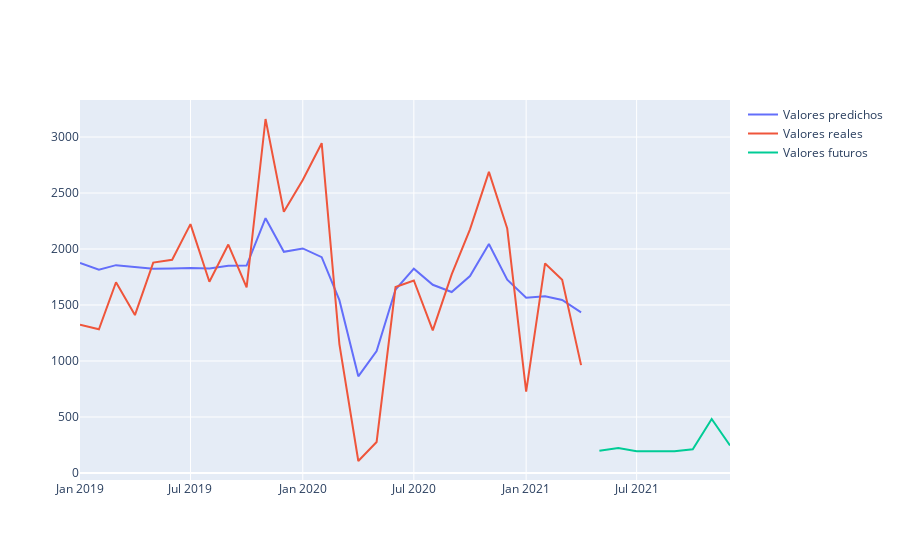

Notebook code for this chart:
### Code cell
defi = pred_past_test.groupby(['DATE']).sum().reset_index()

fig = go.Figure()
fig.add_scatter(x=defi['DATE'], y=defi['PREDICTED'], mode='lines', name='Valores predichos')
fig.add_scatter(x=defi['DATE'], y=defi['CANTIDAD'], mode='lines', name='Valores reales')
fig.add_scatter(x=d_futuro['DATE'], y=d_futuro['PREDICTED'], mode='lines', name='Valores futuros')

### Figure 1 — Plotly figure (JSON) as saved in the notebook; plotly's stock layout.template omitted (floating-point values rounded to 4 significant figures)
{"data": [{"mode": "lines", "name": "Valores predichos", "type": "scatter", "x": ["2019-01", "2019-02", "2019-03", "2019-04", "2019-05", "2019-06", "2019-07", "2019-08", "2019-09", "2019-10", "2019-11", "2019-12", "2020-01", "2020-02", "2020-03", "2020-04", "2020-05", "2020-06", "2020-07", "2020-08", "2020-09", "2020-10", "2020-11", "2020-12", "2021-01", "2021-02", "2021-03", "2021-04"], "y": [1876.0, 1814.0, 1856.0, 1837.0, 1823.0, 1826.0, 1831.0, 1826.0, 1851.0, 1853.0, 2275.0, 1975.0, 2005.0, 1927.0, 1543.0, 863.2, 1088.0, 1638.0, 1825.0, 1681.0, 1616.0, 1758.0, 2045.0, 1726.0, 1565.0, 1578.0, 1545.0, 1435.0]}, {"mode": "lines", "name": "Valores reales", "type": "scatter", "x": ["2019-01", "2019-02", "2019-03", "2019-04", "2019-05", "2019-06", "2019-07", "2019-08", "2019-09", "2019-10", "2019-11", "2019-12", "2020-01", "2020-02", "2020-03", "2020-04", "2020-05", "2020-06", "2020-07", "2020-08", "2020-09", "2020-10", "2020-11", "2020-12", "2021-01", "2021-02", "2021-03", "2021-04"], "y": [1323, 1283, 1703, 1410, 1879, 1904, 2222, 1708, 2040, 1658, 3161, 2332, 2617, 2945, 1151, 107, 277, 1660, 1719, 1274, 1774, 2176, 2689, 2183, 726, 1871, 1725, 963]}, {"mode": "lines", "name": "Valores futuros", "type": "scatter", "x": ["2021-05", "2021-06", "2021-07", "2021-08", "2021-09", "2021-10", "2021-11", "2021-12"], "y": [198, 223, 194, 194, 194, 212, 482, 245]}], "layout": {}}
